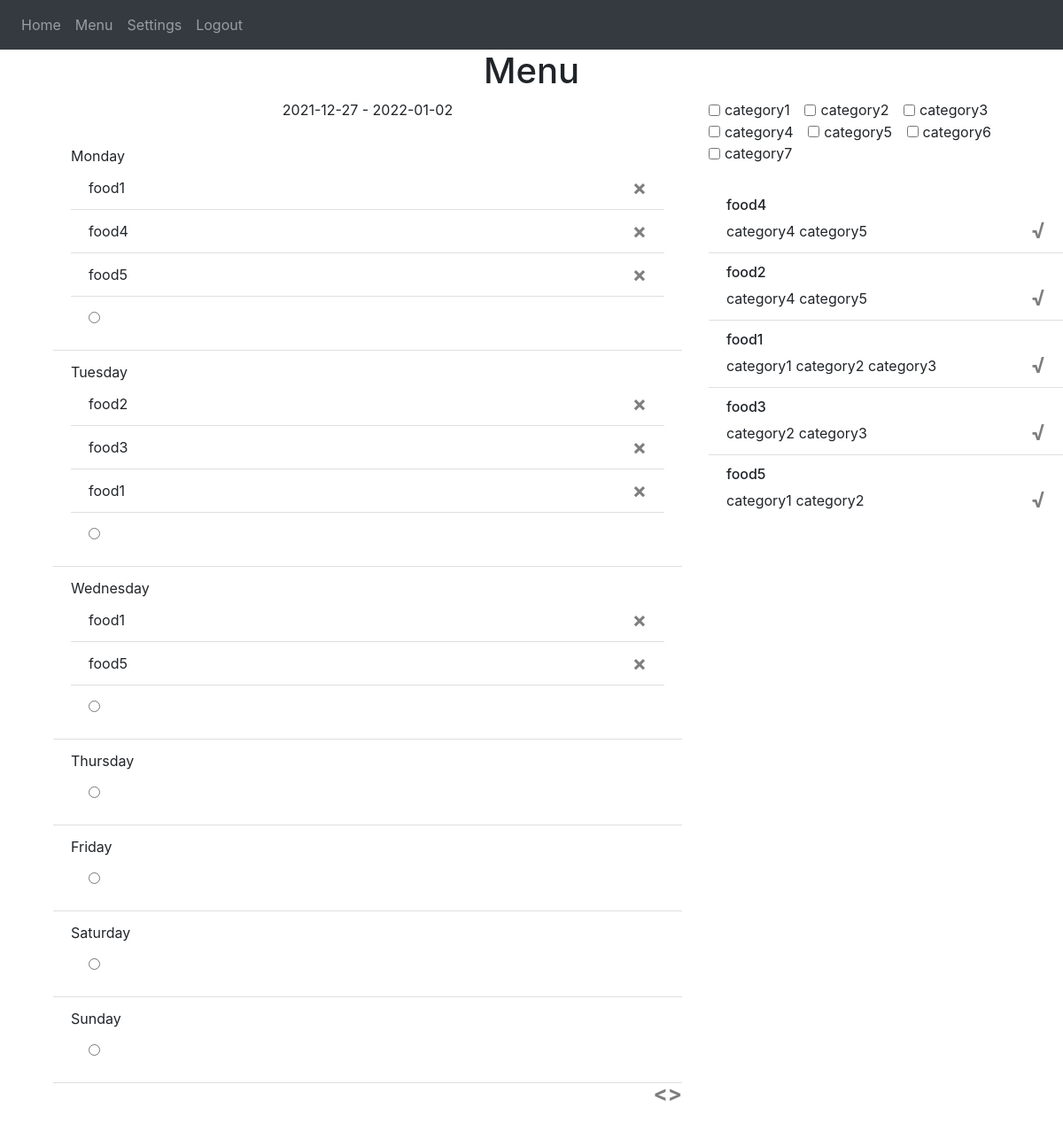
/menu (signed in), run on the app's committed database.
### src/models.py (models this page shows)
class Food(db.Model):
    __tablename__ = "foods"
    id = db.Column(db.Integer, primary_key = True)
    name = db.Column(db.String(100))
    data = db.Column(db.String(10000))
    date = db.Column(db.DateTime(timezone = True), default = func.now())
    lastServed = db.Column(db.Date, default = datetime.date(2021,12,10))
    value = db.Column(db.Float())
    user_id = db.Column(db.Integer,db.ForeignKey('users.id'))
    categories = db.relationship('Category', secondary = 'food_category',back_populates = 'foods')
    menus = db.relationship('Menu', secondary = 'food_menu', back_populates = 'foods', lazy='dynamic')

class Category(db.Model):
    __tablename__ = "categories"
    id = db.Column(db.Integer, primary_key=True)
    name = db.Column(db.String(100))
    value = db.Column(db.Float())
    immediateValue = db.Column(db.Float())
    user_id = db.Column(db.Integer,db.ForeignKey('users.id'))
    foods = db.relationship('Food',secondary='food_category',back_populates='categories')

### src/views.py (the view)
@views.route('/menu',methods=['GET','POST'])
@login_required
def menu():
    foodlist = get_food_list(current_user, date(2021,12,28))
    mydate = request.args.get('date')
    categories_checked = request.args.get('categories')
    if mydate:
        mydate = datetime.strptime(mydate, "%Y-%m-%d").date()
        menu = get_menu(current_user,mydate.isocalendar().year,mydate.isocalendar().week)
    else:
        menu = get_menu(current_user)
    if categories_checked:
        print("CATEGORIES")
        print(categories_checked)
        categories_checked = categories_checked.split(',')
        foodlist = filter_food_list(foodlist, categories_checked)
        categories = build_categories(current_user, categories_checked)
    else:
        categories = build_categories(current_user)
    return render_template("menu.html", user = current_user, foodlist = foodlist, menu = menu, categories = categories)

### src/__init__.py (called while the page is built)
def create_app():
    app = Flask(__name__)
    app.config['SECRET_KEY'] = 'tajny klucik'
    app.config['SQLALCHEMY_DATABASE_URI'] = f'sqlite:///{DB_NAME}'
    app.config['UPLOAD_FOLDER'] = configuration.UPLOAD_FOLDER
    db.init_app(app)
    from .views import views
    from .auth import auth
    app.register_blueprint(views, url_prefix='/')
    app.register_blueprint(auth, url_prefix='/')
    from .models import User, Food, Category, FoodCategory
    create_database(app)
    login_manager = LoginManager()
    login_manager.login_view = 'auth.login'
    login_manager.init_app(app)
    @login_manager.user_loader
    def load_user(id):
        return User.query.get(int(id))
    return app

### src/build.py (called while the page is built)
def build_categories(user, showCategories: list = None) -> dict:
    categories = { cat.id : {'checked' : 0, 'name': cat.name } for cat in user.categories}
    print(showCategories)
    if showCategories != None:
        for x in showCategories:
            print(x)
            type(x)
            categories[int(x)]['checked'] = 1
    print(categories)
    return categories

### src/menuview.py (called while the page is built)
def get_menu(user, year: int = None, weekNumber: int = None) -> dict:
    if year == None and weekNumber == None:
        return select_week(user, dt.date.today().isocalendar().year, dt.date.today().isocalendar().week)
    return select_week(user, year, weekNumber)

### src/recommend.py (called while the page is built)
def get_food_list(user, date) -> dict:
    dataframe = get_correct_dataframe(user, date)
    sortedListofID = dataframe.sort_values('value',axis = 0, ascending = False).index.tolist()
    return build_dict(sortedListofID)

def build_dict(idList: list) -> dict:
    return dict([ make_dict_keyval(k) for k in idList])

def make_dict_keyval(key: int):
    food = Food.query.get(key)
    value = { "name" : food.name,
              "categories" : [(x.id,x.name) for x in food.categories] }
    return (key,value)

def get_correct_dataframe(user, date) -> pd.DataFrame:
    foods = pd.read_sql(f"select * from foods where user_id = {user.id}",db.engine).drop(['date','user_id'],axis='columns')['id']
    categories = pd.read_sql(f"select * from categories where user_id = {user.id}",db.engine)['id']
    foods = pd.DataFrame(foods)
    matrix = foods.join(pd.DataFrame(
        [[0. for x in categories.tolist()]],
        index = foods.index,
        columns = categories.tolist()
    ))
    matrix['date_value'] = 0
    computedMatrix = compute_value(create_matrix(user,matrix,date), create_scalar(categories))
    return computedMatrix

### src/templates/menu.html (shortened to what this page needs)
{% extends "base.html" %}
{% block content %}
<h1 align="center">Menu</h1>
<div class="container">
    <div class="row">
        <div class="col-8">
            <p style="text-align: center;">{{menu['Monday']['date']|string+' - '+menu['Sunday']['date']|string}}</p>
            <ul class="list-group list-group-flush" id="menu">
            {% for day in menu %}
            <li class="list-group-item">
                {{day}}
                <ul class="list-group list-group-flush">
                {% for item in menu[day]['foods'] %}
                    <li class="list-group-item">
                        {{item[1]}}
                        <button type="button" class="close" onClick="deleteMenuFood({{ menu[day]['menu_id']}} , {{item[0]}} )">
                            <span aria-hidden="true">&times;</span>
                        </button>
                    </li>
                {% endfor %}
                <li class="list-group-item">
                    <input type="radio" name="weekday" value="{{menu[day]['date']}}">
                </li>
                </ul>
            </li>
            {% endfor %}
            </ul>
            <div style="text-align: center;">
                <button type="button" class="close" onClick="changeToPage({{  '"'+menu['Monday']['nextweek']|string+'"'  }})">
                    <span aria-hidden="true">&gt;</span>
                </button>
                <button type="button" class="close" onClick="changeToPage({{  '"'+menu['Monday']['beforeweek']|string+'"'  }})">
                    <span aria-hidden="true">&lt;</span>
                </button>
            </div>
        </div>
        <div class="col-4">
            <div style="position: fixed;">
                <div>
                    {% for cat in categories %}
                    <div class="form-check form-check-inline">
                        <input type="checkbox" class="form-check-input" id="{{cat}}" autocomplete="off" value="{{cat}}" name="categoryfilter"
                        {% if categories[cat]['checked'] == 1 %} checked  {% endif %}>
                        <label class="form-check-label" for="{{cat}}">{{ categories[cat]['name'] }}</label>
                    </div>
                    {% endfor %}
                </div>
                <br>
                <div>
                    <ul class="list-group list-group-flush" id="foods">
                        {% for food in foodlist %}
                        <li class="list-group-item">
                            <h6>{{foodlist[food]['name']}}</h6>
                            <div>
                                {% for category in foodlist[food]['categories']%}
                                    {{category[1]}}
                                {% endfor %}
                                <button type="button" class="close" onClick="addToMenu({{ food }})">
                                    <span aria-hidden="true">&radic;</span>
                                </button>
                            </div>
                        </li>
                        {% endfor %}
                    </ul>
                </div>
            </div>
        </div>
    </div>
</div>
{% endblock %}

### data on the page
Food: name "food1", name "food1"
Food: name "food4", name "food4"
Food: name "food5", name "food5"
Food: name "food2", name "food2"
Food: name "food3", name "food3"
Category: name "category1", name "category1"
Category: name "category2", name "category2"
Category: name "category3", name "category3"
Category: name "category4", name "category4"
Category: name "category5", name "category5"
Category: name "category6"
Category: name "category7"

### other printed values
{{ menu['Monday']['date']|string+' - '+menu['Sunday']['date']|string }} "2021-12-27 - 2022-01-02"
{{ day }} "Monday" "Tuesday" "Wednesday" "Thursday" "Friday" "Saturday" "Sunday"
